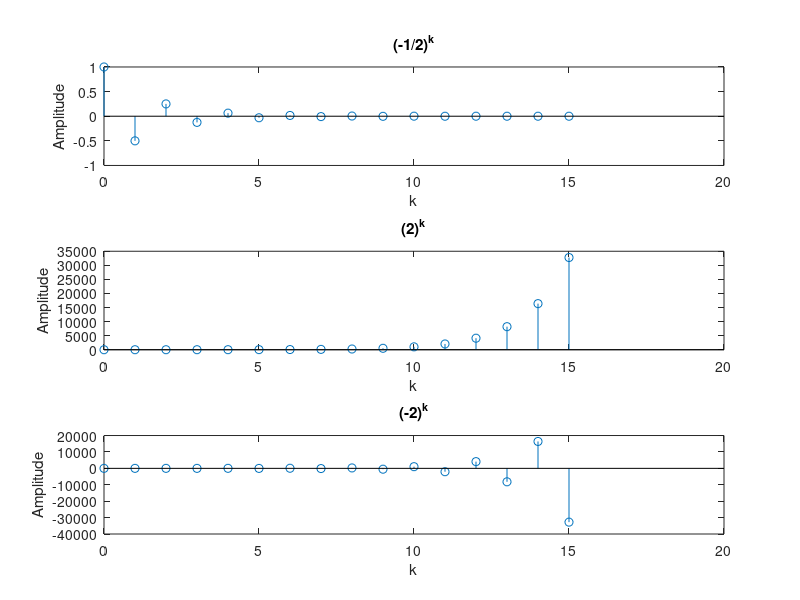
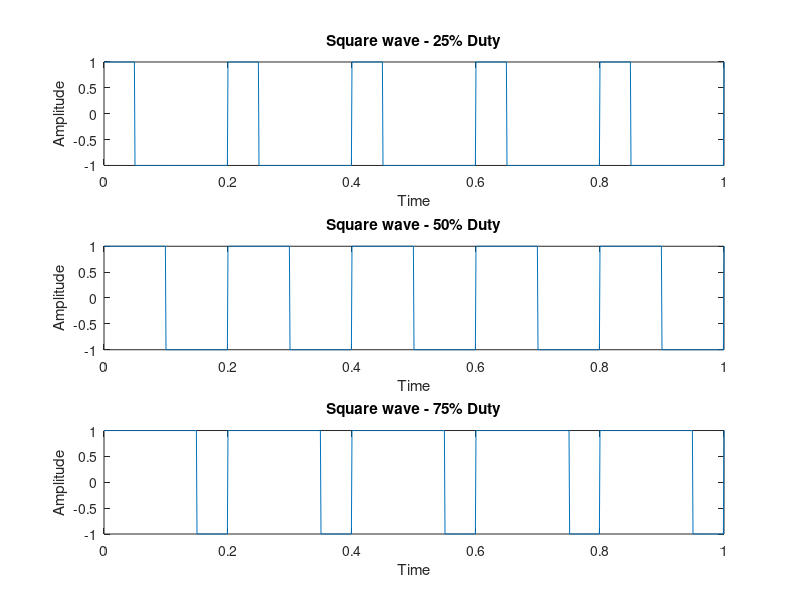
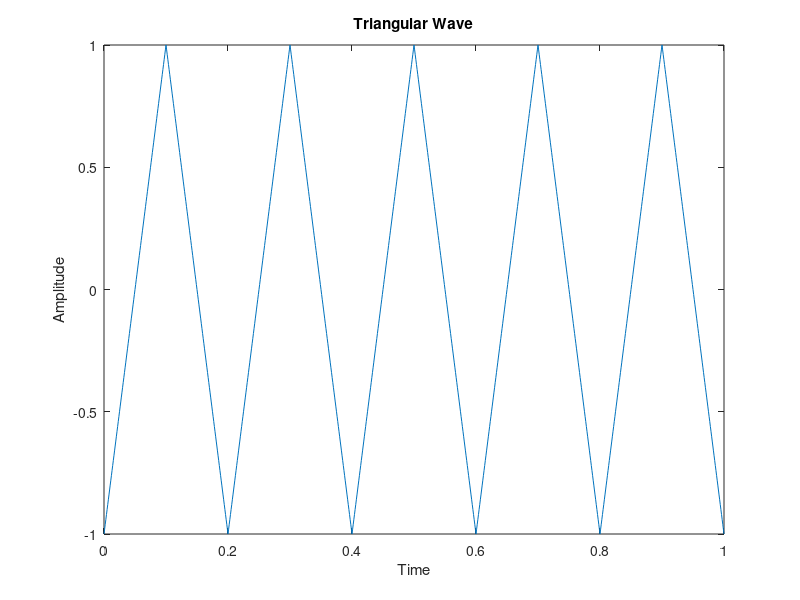
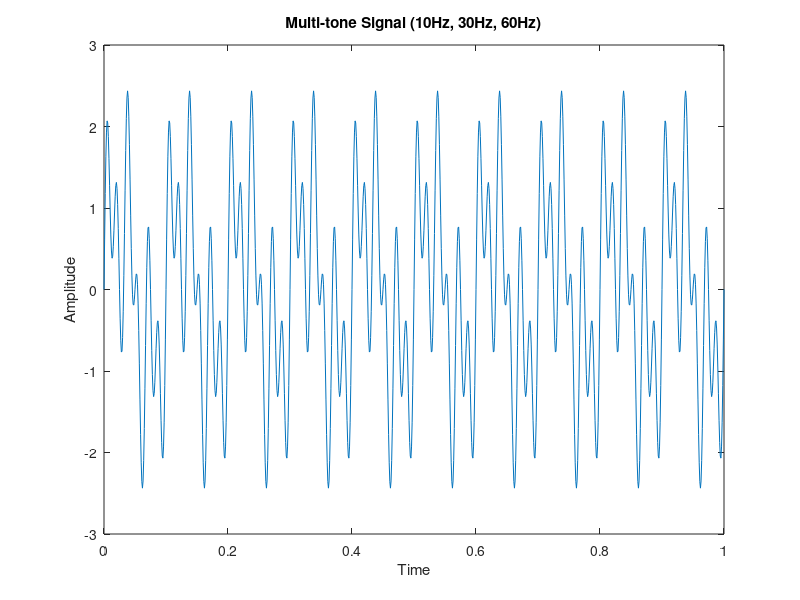

The MATLAB script that drew these images, in order:
clc; clear; close all;

k = 0:15;
x1 = (-1/2).^k;
x2 = (2).^k;
x3 = (-2).^k;

subplot(3,1,1); 
stem(k, x1);
title('(-1/2)^k'); 
xlabel('k');
ylabel('Amplitude');

subplot(3,1,2);
stem(k, x2);
title('(2)^k');
xlabel('k'); 
ylabel('Amplitude');

subplot(3,1,3);
stem(k, x3);
title('(-2)^k');
xlabel('k'); 
ylabel('Amplitude');

fs = 1000;             
t = 0:1/fs:1;           


f = 5;                  
y1 = square(2*pi*f*t, 25);  
y2 = square(2*pi*f*t, 50);  
y3 = square(2*pi*f*t, 75);  

figure;
subplot(3,1,1); 
plot(t, y1);
title('Square wave - 25% Duty'); 
xlabel('Time');
ylabel('Amplitude');

subplot(3,1,2);
plot(t, y2);
title('Square wave - 50% Duty'); 
xlabel('Time');
ylabel('Amplitude');

subplot(3,1,3);
plot(t, y3);
title('Square wave - 75% Duty'); 
xlabel('Time');
ylabel('Amplitude');

tri = sawtooth(2*pi*f*t, 0.5); 


figure;
plot(t, tri);
title('Triangular Wave'); xlabel('Time'); ylabel('Amplitude');

f1 = 10; f2 = 30; f3 = 60;

multi = sin(2*pi*f1*t) + sin(2*pi*f2*t) + sin(2*pi*f3*t);

figure;
plot(t, multi);
title('Multi-tone Signal (10Hz, 30Hz, 60Hz)');
xlabel('Time'); ylabel('Amplitude');
